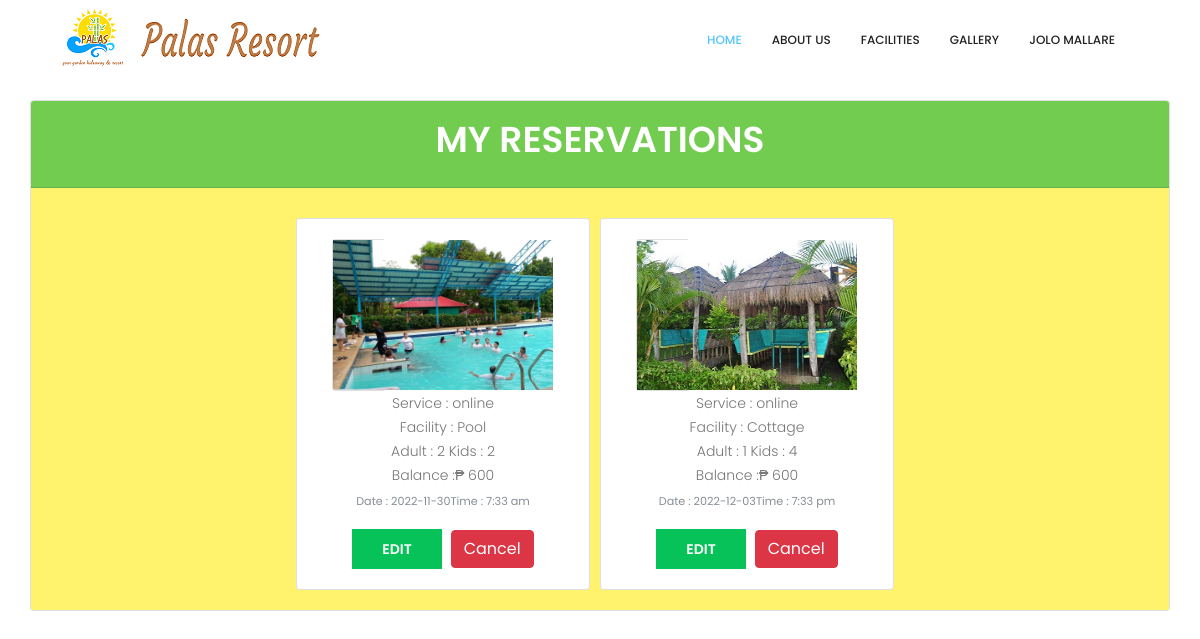
The page /myreserves.php (signed in) on the database its author committed.
### tables this page shows
CREATE TABLE `reservations` (
  `res_id` bigint(20) UNSIGNED NOT NULL,
  `service_id` bigint(20) UNSIGNED NOT NULL,
  `facility_id` bigint(20) UNSIGNED NOT NULL,
  `customer_id` bigint(20) UNSIGNED NOT NULL,
  `date` varchar(255) NOT NULL,
  `time` varchar(255) NOT NULL,
  `person_adult_quantity` int(11) NOT NULL,
  `person_kids_quantity` int(11) NOT NULL,
  `total_balance` double NOT NULL,
  `reservation_status` int(11) NOT NULL,
  `created_at` timestamp NULL DEFAULT current_timestamp(),
  `updated_at` timestamp NULL DEFAULT current_timestamp()
);

CREATE TABLE `facilities` (
  `id` bigint(20) UNSIGNED NOT NULL,
  `name` varchar(255) NOT NULL,
  `description` varchar(255) NOT NULL,
  `image` varchar(255) NOT NULL,
  `day_rate` double NOT NULL,
  `night_rate` double NOT NULL,
  `overnigth_rate` double NOT NULL,
  `facility_type` varchar(255) NOT NULL,
  `status` varchar(255) NOT NULL
);

CREATE TABLE `services` (
  `service_id` bigint(20) UNSIGNED NOT NULL,
  `service_name` varchar(255) NOT NULL
);

### Functions/InnovatechAPIFunctions.php (called while the page is built, shortened)
<?php
    class InnovatechAPIFunctions{
        private $servername='localhost';
        private $username='root';
        private $password='';
        private $dbname='palasresort';
        private $mysqli='';
        public function __construct(){
            $this->mysqli = new mysqli($this->servername,$this->username,$this->password,$this->dbname);
        }
        public function selectleftjoin3(){
            $sql = "SELECT * FROM `reservations` LEFT JOIN `services` ON services.service_id = reservations.service_id LEFT JOIN `facilities` ON facilities.id = reservations.facility_id LEFT JOIN `users` ON users.id = reservations.customer_id";
            $this->sql = $result = $this->mysqli->query($sql);
        }
    }
?>

### myreserves.php (the view, shortened to what this page needs)
    <?php include('Pages/layouts/head.php');?>
        <?php include('Pages/layouts/header.php');?>
<section>
<div class="container">
<div class="card">
    <div class="card-header" style="background-color:#72cc50">
        <center><h1 style="color:white">MY RESERVATIONS</h1></center>
    </div>
    <div class="card-body" style="background-color:#FFF36D">
<div class="row justify-content-center">
<?php
    include('./Functions/InnovatechAPIFunctions.php');
    $newAPIFunctions = new InnovatechAPIFunctions();
         if(isset($_SESSION['ID'])){
            $id=$_SESSION['ID'];
            $newAPIFunctions->selectleftjoin3();
                 $serviceLists = $newAPIFunctions->sql;
                 while ($data = mysqli_fetch_assoc($serviceLists)){
               if($data["customer_id"]==$id){
             ?>
             <div class="card" style="margin-right:10px; margin-top:10px;">
                <div class="card-body" style="text-align:center;">
                <div class="col-md-4">
                    <div class="card">
                    <img src="Pages/admin/facilitiesimage/images/<?php echo $data['image']; ?>" width="220" height="150" alt="">
                    </div>
                </div>
                    <p class="card-text">Service : <?php echo $data["service_name"]."<br>"."Facility : ". $data["name"];?><br>Adult : <?php echo $data["person_adult_quantity"]." Kids : ". $data["person_kids_quantity"]." <br>Balance :₱ ". $data["total_balance"]?><small class="text-muted"><br>Date : <?php echo $data["date"]."Time : ". $data["time"]?></small></p>
                    <button style="margin-right:5px;" type="button" class="btn theme_btn button_hover" id="edit" data-id="<?php echo $data['res_id']; ?>">Edit</button>
                    <button type="button" class="btn btn-danger" data-id="<?php echo $data['res_id']; ?>" id="delete">Cancel</button></td>
                </div>
             </div>
            <?php }}}?>
    </div>
</div>
</div>
</div>
</section>
 <?php include('Pages/layouts/scripts.php');?>

### css/style.css (style rules this page uses)
body { line-height: 24px; font-size: 14px; font-family: "Poppins", sans-serif; font-weight: 300; color: #777777; }
section { background: #fff; }
h1, h2, h3, h4, h5, h6 { font-family: "Poppins", sans-serif; font-weight: 600; }
@media (min-width: 1200px) { .container { max-width: 1170px; } }
.theme_btn { font-size: 14px; line-height: 30px; text-transform: uppercase; color: #fff; font-weight: 600; background: #06c258; padding: 5px 30px; }
.theme_btn:before { background: #f8b100; }
.button_hover { border-radius: 0px; position: relative; z-index: 1; -webkit-transition: all 0.3s linear; -o-transition: all 0.3s linear; transition: all 0.3s linear; overflow: hidden; border: 0px; display: inline-block; text-align: center; }
.button_hover:before { content: ""; width: 100%; height: 100%; left: 0; top: 0; position: absolute; -webkit-transform: translateX(-100%); -ms-transform: translateX(-100%); transform: translateX(-100%); z-index: -1; background: #f8b100; -webkit-transition: all 0.3s linear; -o-transition: all 0.3s linear; transition: all 0.3s linear; opacity: 0; }
h1 { font-size: 36px; }
h1, h2, h3, h4, h5, h6 { line-height: 1.5em; }

### rows shown on the page
reservations: facility.image (picture), service.service_name "online", facility.name "Pool", person_adult_quantity "2", person_kids_quantity "2", total_balance "600", date "2022-11-30", time "7:33 am"
reservations: facility.image (picture), service.service_name "online", facility.name "Cottage", person_adult_quantity "1", person_kids_quantity "4", total_balance "600", date "2022-12-03", time "7:33 pm"

### other values the page prints
$_SESSION['FULLNAME'] "JOLO MALLARE"
